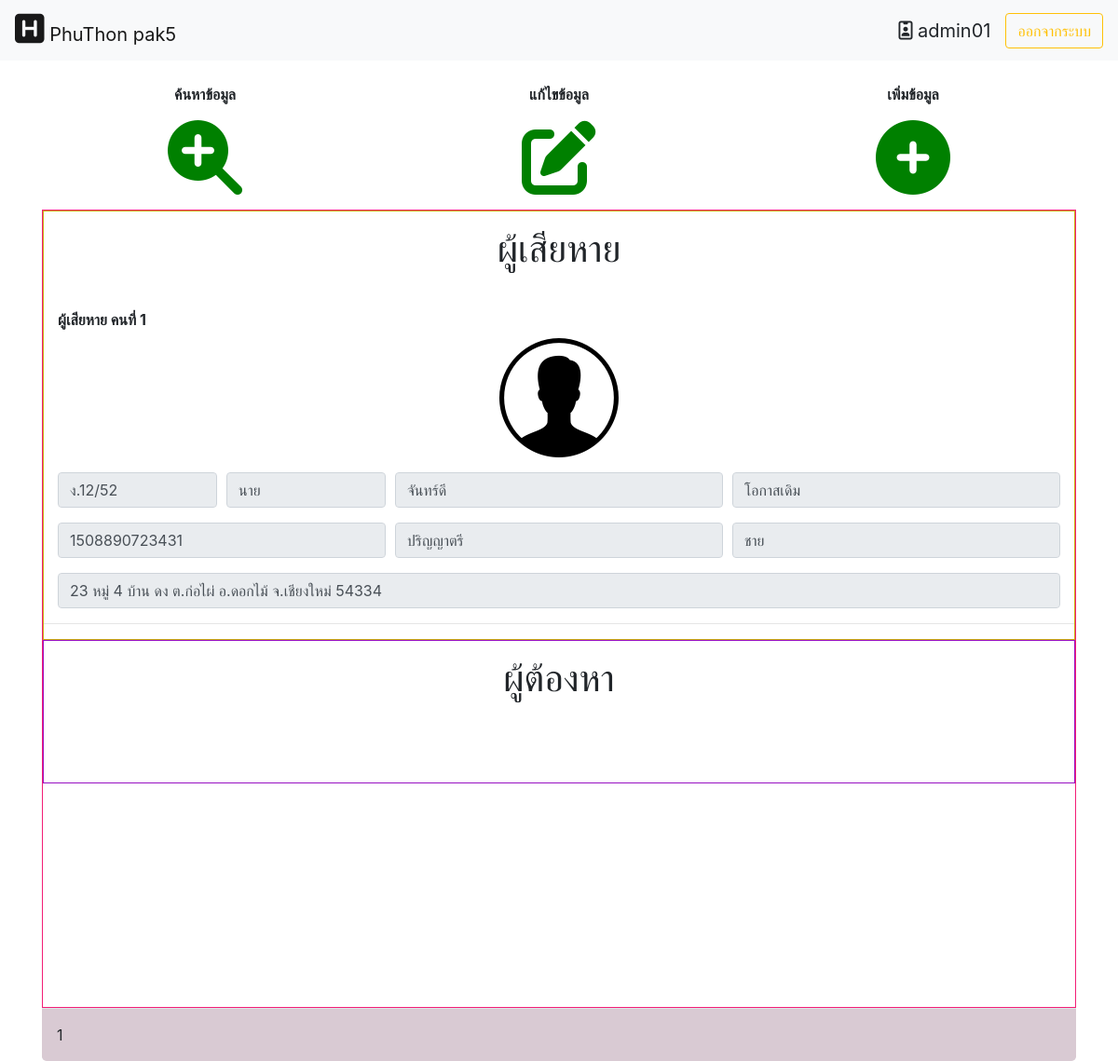
Before: /view_data.php?datacase=ง.12/52 (signed in) with the older database file.
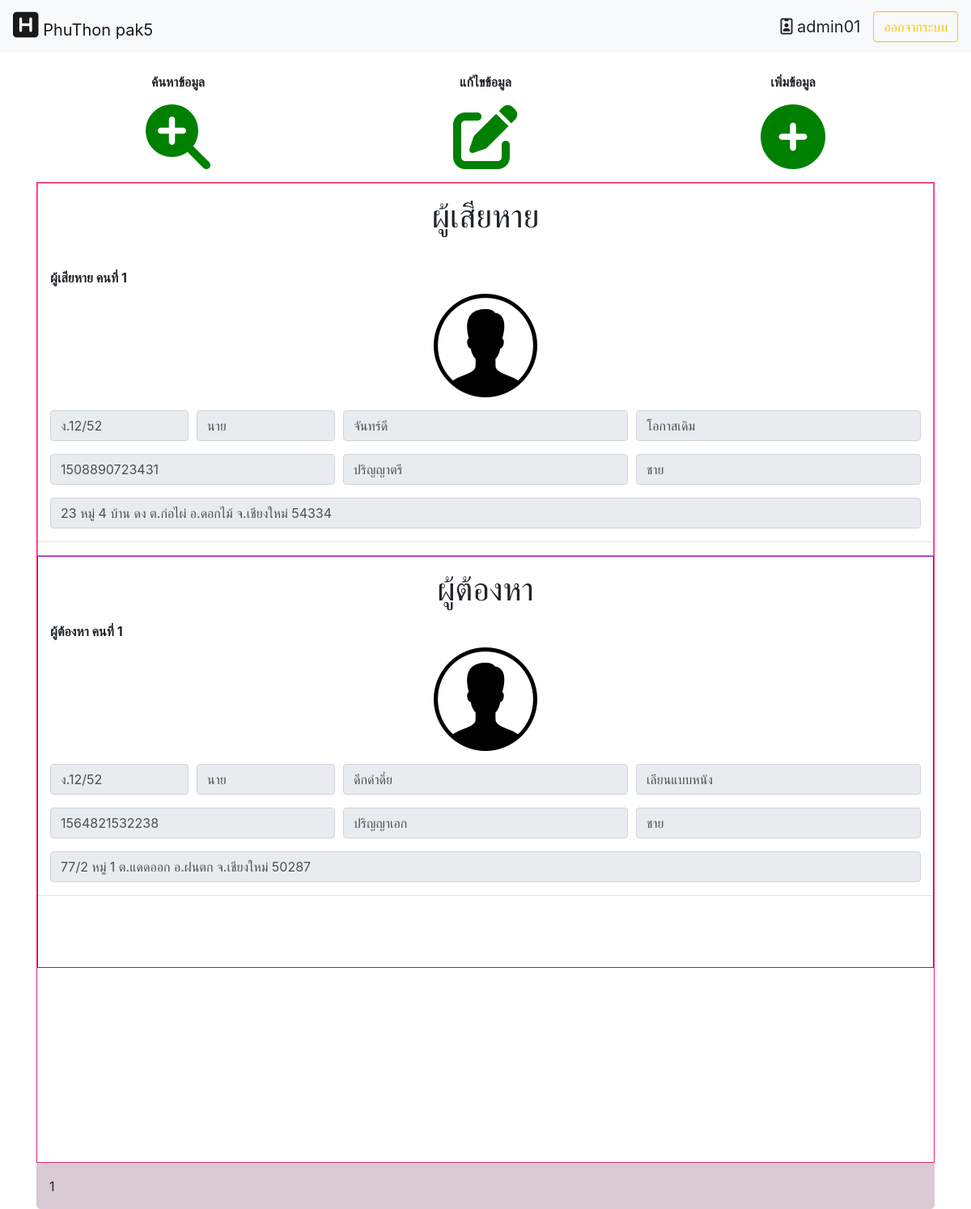
After: the same page with the newer database file.
### tables this page shows
CREATE TABLE `victim` (
  `case_id` varchar(255) NOT NULL,
  `title_name` varchar(255) NOT NULL,
  `victim_name` varchar(255) NOT NULL,
  `victim_lastname` varchar(255) NOT NULL,
  `victim_sex` tinyint(2) NOT NULL,
  `victim_idcard` char(13) NOT NULL,
  `victim_address` text DEFAULT NULL,
  `victim_education` tinyint(2) NOT NULL,
  `victim_image` varchar(255) DEFAULT NULL
);

CREATE TABLE `education` (
  `edu_id` tinyint(2) NOT NULL,
  `edu_name` varchar(255) NOT NULL
);

CREATE TABLE `villain` (
  `case_id` varchar(255) NOT NULL,
  `title_name` varchar(255) NOT NULL,
  `villain_name` varchar(255) NOT NULL,
  `villain_lastname` varchar(255) NOT NULL,
  `villain_sex` tinyint(2) NOT NULL,
  `villain_idcard` char(13) NOT NULL,
  `villain_address` text DEFAULT NULL,
  `villain_education` tinyint(2) DEFAULT NULL,
  `villain_image` varchar(255) DEFAULT NULL
);

### view_data.php (the view, shortened to what this page needs)
<html lang="en">
<head>
  <link rel="stylesheet" href="https://maxcdn.bootstrapcdn.com/bootstrap/4.3.1/css/bootstrap.min.css">
  <link rel="stylesheet" type="text/css" href="https://cdn.datatables.net/v/dt/dt-1.10.18/datatables.min.css"/>
  <link rel="stylesheet" href="view_data.css">
</head>
<body>
<?php
$con = connect_db();
  ?>
 <nav class="navbar navbar-expand-lg navbar-light bg-light">
  <a class="navbar-brand" href="home.php"><i style="font-size: 36px" class="fas fa-h-square"></i> PhuThon pak5</a>
  <div class="collapse navbar-collapse" id="navbarTogglerDemo03">
    <form class="form-inline my-2 my-lg-0">
    <a class="navbar-brand"><i class="far fa-id-badge"></i> <?php echo $_SESSION['user_name']; ?></a>
    <a href="destroy_session.php"><button class="btn btn-outline-warning my-2 my-sm-0" type="button">ออกจากระบบ</button></a>
    </form>
  </div>
</nav>
<div class="container bigbody">
  <div  class="topbigbody">
    <div class="subbigbody">
      <br>
    <div class="row">
    <div class="col-sm-4">
    <p class="text-center"><b>ค้นหาข้อมูล</b></p>
      <a href="#" id="myBtnSc">
      <p class="text-center"><i class="fas fa-search-plus" style="font-size: 80px"></i></i></p>
      </a>
    </div>
    <div class="col-sm-4">
      <p class="text-center"><b>แก้ไขข้อมูล</b></p>
      <a href="#">
      <p class="text-center"><i class="fas fa-edit" style="font-size: 80px"></i></p>
      </a>
    </div>
    <div class="col-sm-4">
      <p class="text-center"><b>เพิ่มข้อมูล</b></p>
      <a href="#">
      <p class="text-center"><i class="fas fa-plus-circle" style="font-size: 80px"></i></i></p>
      </a>
    </div>
    </div>
    </div>
    </div>
  <div class="beforfooter">
    <div class="victim">
      <p><h1 class="text-center">ผู้เสียหาย</h1></p>
      <br>
      <form>
      <?php
      if(empty($_GET['datacase'])){
        $data = "";
      }else{
        $data=$_GET['datacase'];
        $i=1;
        $result_victim = mysqli_query($con,"SELECT vm.case_id, vm.title_name, vm.victim_name,vm.victim_lastname,vm.victim_sex,vm.victim_idcard,vm.victim_address,ed.edu_name,vm.victim_image FROM victim as vm  INNER JOIN education as ed ON vm.victim_education = ed.edu_id WHERE case_id = '$data'")or die("resualt_victim sqli error".mysqli_error($con));
        while(list($case_id,$title_name,$victim_name,$victim_lastname,$victim_sex,$victim_idcard,$victim_address,$victim_education,$victim_image)=mysqli_fetch_row($result_victim)){
          if($victim_sex == 1){
            $sex_name = "ชาย";
          }else{
            $sex_name = "หญิง";
          }
        ?>
         <div class="col-md">
          <b><label for="formGroupExampleInput">ผู้เสียหาย คนที่ <?php echo $i; $i++?></label></b>
          <p><img src="image/<?php echo $victim_image; ?>.png" class="img-fluid mx-auto d-block" alt="Responsive image"></p>
          <div class="form-row">
          <div class="col-2">
              <input type="text" class="form-control" placeholder="รหัสคดี <?php echo $case_id; ?>" value="<?php echo $case_id; ?>" readonly>
            </div>
            <div class="col-2">
              <input type="text" class="form-control" placeholder="คำนำหน้าชื่อ" value="<?php echo $title_name; ?>" readonly>
            </div>
            <div class="col-4">
              <input type="text" class="form-control" placeholder="ชื่อ" value="<?php echo $victim_name; ?>" readonly>
            </div>
            <div class="col-4">
              <input type="text" class="form-control" placeholder="นามสกุล" value="<?php echo $victim_lastname; ?>" readonly>
            </div>
            </div>
          </div>
        <div class="col-md">
          <div class="form-row">
            <div class="col">
              <input type="text" class="form-control" placeholder="เลขบัตรประจำตัวประชาชน" value="<?php echo $victim_idcard; ?>" readonly>
            </div>
            <div class="col">
              <input type="text" class="form-control" placeholder="ระดับการศึกษา" value="<?php echo $victim_education; ?>" readonly>
            </div>
            <div class="col">
              <input type="text" class="form-control" placeholder="เพศ" value="<?php echo $sex_name; ?>" readonly>
            </div>
          </div>
        </div>
        <div class="col-md">
          <div class="form-row">
            <div class="col">
              <input type="text" class="form-control" placeholder="ที่อยู่" value="<?php echo $victim_address; ?>" readonly>
            </div>
          </div>
        </div>
        <hr>
      <?php
      }
    }
      ?>
      </form>
     </div>
     <div class="villain">
     <p><h1 class="text-center">ผู้ต้องหา</h1></p>
     <form>
      <?php
      if(empty($_GET['datacase'])){
        $data = "";
      }else{
        $data=$_GET['datacase'];
        $i=1;
        $result_victim = mysqli_query($con,"SELECT vl.case_id,vl.title_name,vl.villain_name,vl.villain_lastname,vl.villain_sex,vl.villain_idcard,vl.villain_address,ed.edu_name,vl.villain_image FROM villain as vl INNER JOIN education as ed ON vl.villain_education = ed.edu_id WHERE case_id = '$data'")or die("resualt_villain sqli error".mysqli_error($con));
        while(list($case_id,$title_name,$villain_name,$villain_lastname,$villain_sex,$villain_idcard,$villain_address,$villain_education,$villain_image)=mysqli_fetch_row($result_victim)){
          if($villain_sex == 1){
            $sex_name = "ชาย";
          }else{
            $sex_name = "หญิง";
          }
        ?>
         <div class="col-md">
          <b><label for="formGroupExampleInput">ผู้ต้องหา คนที่ <?php echo $i; $i++?></label></b>
          <p><img src="image/<?php echo $villain_image; ?>.png" class="img-fluid mx-auto d-block" alt="Responsive image"></p>
          <div class="form-row">
          <div class="col-2">
              <input type="text" class="form-control" placeholder="รหัสคดี <?php echo $case_id; ?>" value="<?php echo $case_id; ?>" readonly>
            </div>
            <div class="col-2">
              <input type="text" class="form-control" placeholder="คำนำหน้าชื่อ" value="<?php echo $title_name; ?>" readonly>
            </div>
            <div class="col-4">
              <input type="text" class="form-control" placeholder="ชื่อ" value="<?php echo $villain_name; ?>" readonly>
            </div>
            <div class="col-4">
              <input type="text" class="form-control" placeholder="นามสกุล" value="<?php echo $villain_lastname; ?>" readonly>
            </div>
            </div>
          </div>
        <div class="col-md">
          <div class="form-row">
            <div class="col">
              <input type="text" class="form-control" placeholder="เลขบัตรประจำตัวประชาชน" value="<?php echo $villain_idcard; ?>" readonly>
            </div>
            <div class="col">
              <input type="text" class="form-control" placeholder="ระดับการศึกษา" value="<?php echo $villain_education; ?>" readonly>
            </div>
            <div class="col">
              <input type="text" class="form-control" placeholder="เพศ" value="<?php echo $sex_name; ?>" readonly>
            </div>
          </div>
        </div>
        <div class="col-md">
          <div class="form-row">
            <div class="col">
              <input type="text" class="form-control" placeholder="ที่อยู่" value="<?php echo $villain_address; ?>" readonly>
            </div>
          </div>
        </div>
        <hr>
      <?php
      }
    }
      ?>
      </form>
     <br>
     <br>
     <br>
     </div>
     <br>
      <br>
      <br>
      <br>
      <br>
      <br>
      <br>
      <br>
      <br>
      <br>
</div>
<div class="footer">1</div>
</body>
</html>

### view_data.css (style rules this page uses)
.footer { background-color: #d9cad3; display: -ms-flexbox; -ms-flex-align: center; align-items: center; -ms-flex-pack: end; padding: 1rem; border-top: 1px solid #dee2e6; border-bottom-right-radius: .3rem; border-bottom-left-radius: .3rem; }
a { color: green; }
.beforfooter { border: 1px solid #f31d76; }
.victim { border: 1px solid #caae11; }
.villain { border: 1px solid #9810c2; }

Changed rows visible on the page:
added villain: villain_image (picture), case "ง.12/52", title_name "นาย", villain_name "ดึกดำดึ๋ย", villain_lastname "เลียนแบบหนัง", villain_idcard "1564821532238", villain_education.edu_name "ปริญญาเอก", villain_sex "ชาย", villain_address "77/2 หมู่ 1 ต.แดดออก อ.ฝนตก จ.เชียงใหม่ 50287"
